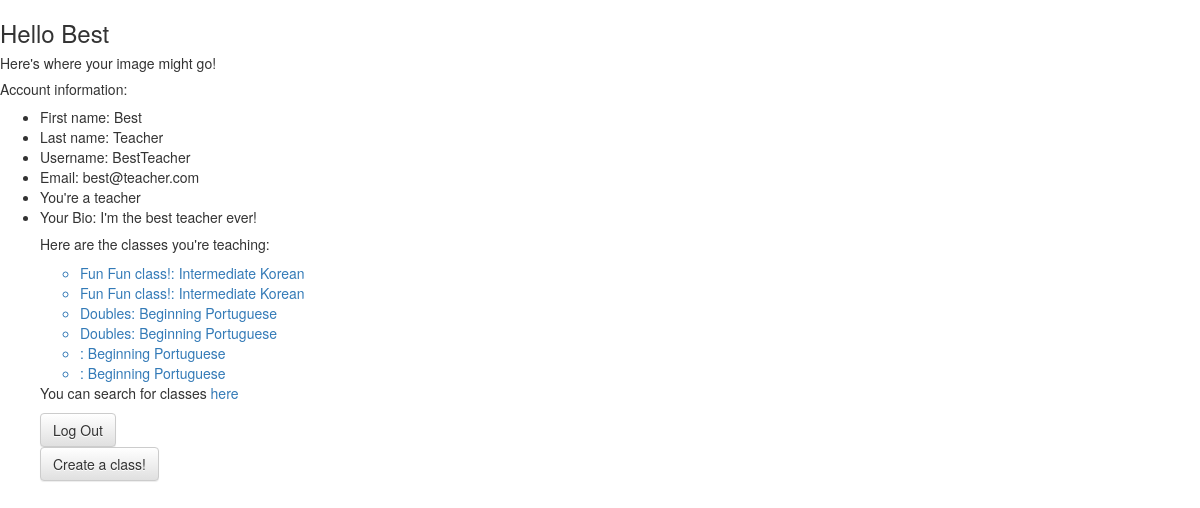
The app's page /profile/BestTeacher (signed in) with its own data.
### model.py (models this page shows)
class User(db.Model):
    __tablename__ = "users"
    user_id = db.Column(db.Integer, primary_key=True, autoincrement=True)
    username = db.Column(db.String(40), nullable=False)
    email = db.Column(db.String(100), nullable=False)
    password = db.Column(db.String(30), nullable=False)
    fname = db.Column(db.String(60))
    lname = db.Column(db.String(100))
    is_teacher = db.Column(db.Boolean, nullable=False)
    image = db.Column(db.String(150))
    bio = db.Column(db.String(300))
    def __repr__(self):
        return "<User user_id={} email={}>".format(self.user_id, self.email)

class Classroom(db.Model):
    __tablename__ = "classes"
    class_id = db.Column(db.Integer, autoincrement=True, primary_key=True)
    class_name = db.Column(db.String(35), nullable=False)
    language = db.Column(db.String(40), nullable=False)
    level = db.Column(db.String, nullable=False)
    cost = db.Column(db.Integer, nullable=True)
    per_time = db.Column(db.String, nullable=False)
    min_students = db.Column(db.Integer, nullable=False)
    max_students = db.Column(db.Integer, nullable=False)
    address = db.Column(db.String, nullable=True)
    lat = db.Column(db.Float, nullable=True)
    lng = db.Column(db.Float, nullable=True)
    class_days = db.Column(db.String, nullable=False)
    start_date = db.Column(db.String, nullable=False)
    end_date = db.Column(db.String, nullable=True)
    start_time = db.Column(db.String, nullable=False)
    end_time = db.Column(db.String, nullable=False)
    def __repr__(self):
        return "<Class class_id={} language={}>".format(self.class_id, self.language)

### server.py (the view)
@app.route('/profile/<user_username>')
def profile(user_username):
    session_id = session["user_id"]
    print "session_id"
    print session_id
    user_email = db.session.query(User).filter(User.user_id == session_id).first()
    print "user_email"
    print user_email
    user_classes = db.session.query(Classroom).join(ClassUser).filter(ClassUser.user_id == session_id).all()
    print user_classes
    print "bonitinha"
    return render_template("profile.html", user_email=user_email, user_classes=user_classes)

### templates/profile.html (shortened to what this page needs)
{% extends 'base.html' %}
{% block body %}
<h3>Hello {{ user_email.fname }}</h3>
<h5>Here's where your image might go!</h5>
<h5>Account information: </h5>
<ul>
    <li>First name: {{ user_email.fname }}</li>
    <li>Last name: {{ user_email.lname }}</li>
    <li>Username: {{ user_email.username }}</li>
    <li>Email: {{ user_email.email }}</li>
    {% if user_email.is_teacher == True %}
    <li>You're a teacher</li>
    {% else %}
    <li>You're a student</li>
    {% endif %}
    <li>Your Bio: {{ user_email.bio }}</li>
{% if user_email.is_teacher == 1 %}
<h5>Here are the classes you're teaching:</h5>
{% else %}
<h5>Here are the classes you're taking:</h5>
{% endif %}
<ul id="users-classes">
{% for item in user_classes %}
<a href="/enrolled-in/{{ item.class_id }}"><li>{{ item.class_name }}: {{ item.level }} {{ item.language }}</li></a>
{% endfor %}
</ul>
<p>You can search for classes <a href="/search">here</a></p>
<form action='/logout'>
    <button id="logout" type="submit" class="btn btn-default">Log Out</button>
</form>
{% if user_email.is_teacher == 1 %}
<a href="/create-class"><button id="create-class" class="btn btn-default">Create a class!</button></a>
{% endif %}
{% endblock %}

### records on screen
User: fname "Best", lname "Teacher", username "BestTeacher", email "best@teacher.com", bio "I'm the best teacher ever!"
Classroom: class_name "Fun Fun class!", level "Intermediate", language "Korean"
Classroom: class_name "Fun Fun class!", level "Intermediate", language "Korean"
Classroom: class_name "Doubles", level "Beginning", language "Portuguese"
Classroom: class_name "Doubles", level "Beginning", language "Portuguese"
Classroom: level "Beginning", language "Portuguese"
Classroom: level "Beginning", language "Portuguese"
